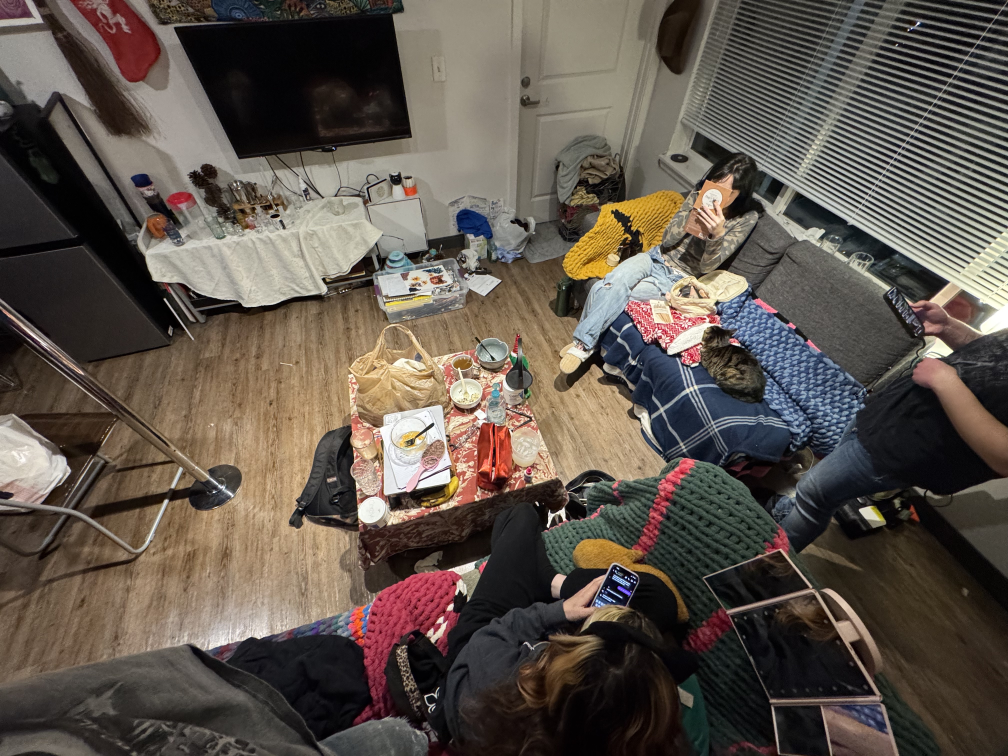
#> input picture cat.jpg, 4032 x 3024 px (shown at 1/4 size)
$ python setup_roi.py cat.jpg
#> lines starting #> are read from the running program, lines starting #| are printed output that depends on the picture
"""
Interactive ROI (Region of Interest) Setup Tool

Run this script to visually define the food detection zone on your camera view.
The ROI coordinates will be saved and can be used with the detector.
"""

import cv2
import numpy as np
import sys
import json

# Fix Jupyter kernel args
if any('ipykernel' in arg for arg in sys.argv):
    sys.argv = [sys.argv[0]]

# Global variables for mouse callback
drawing = False
start_point = None
end_point = None
roi_rect = None


def draw_rectangle(event, x, y, flags, param):
    """Mouse callback for drawing ROI rectangle."""
    global drawing, start_point, end_point, roi_rect

    if event == cv2.EVENT_LBUTTONDOWN:
        drawing = True
        start_point = (x, y)
        end_point = (x, y)

    elif event == cv2.EVENT_MOUSEMOVE:
        if drawing:
            end_point = (x, y)

    elif event == cv2.EVENT_LBUTTONUP:
        drawing = False
        end_point = (x, y)
        # Calculate final rectangle
        x1 = min(start_point[0], end_point[0])
        y1 = min(start_point[1], end_point[1])
        x2 = max(start_point[0], end_point[0])
        y2 = max(start_point[1], end_point[1])
        roi_rect = (x1, y1, x2, y2)


def setup_roi(image_path, output_file='roi_config.json', allow_multiple=True):
    """
    Interactive ROI setup - supports multiple ROI zones.

    Args:
        image_path: Path to sample image from your camera
        output_file: Where to save ROI configuration
        allow_multiple: If True, allows drawing multiple ROI zones

    Returns:
        List of normalized ROI coordinates [(x1, y1, x2, y2), ...]
    """
#> called with image_path = 'cat.jpg', output_file = 'roi_config.json', allow_multiple = True
    global drawing, start_point, end_point, roi_rect

    saved_rois = []  # Store all saved ROIs

    # Load image
    original_img = cv2.imread(image_path)
#> original_img is the input picture: shape (3024, 4032, 3); mean B, G, R 76.1, 84.7, 94.2
    if original_img is None:
        raise ValueError(f"Could not load image: {image_path}")

    height, width = original_img.shape[:2]
#> height = 3024; width = 4032

    # Scale image to fit screen if needed
    max_display_size = 1200
    scale_factor = 1.0

    if width > max_display_size or height > max_display_size:
        scale_factor = min(max_display_size / width, max_display_size / height)
#> scale_factor = 0.298
        display_width = int(width * scale_factor)
#> display_width = 1200
        display_height = int(height * scale_factor)
#> display_height = 900
        display_img = cv2.resize(original_img, (display_width, display_height))
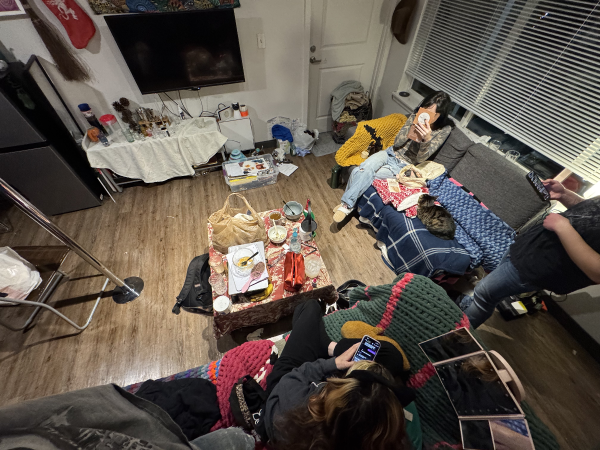
#> display_img: shape (900, 1200, 3) (shown at 1/2 size); mean B, G, R 75.9, 84.6, 94.1
        print(f"Image scaled by {scale_factor:.2f}x for display ({width}x{height} -> {display_width}x{display_height})")
#| Image scaled by 0.30x for display (4032x3024 -> 1200x900)
    else:
        display_img = original_img.copy()

    display_height, display_width = display_img.shape[:2]

    # Create window
    window_name = 'ROI Setup - Draw rectangle, SPACE to save, R to reset, ESC to cancel'
    cv2.namedWindow(window_name, cv2.WINDOW_AUTOSIZE)
    cv2.setMouseCallback(window_name, draw_rectangle)

    print("\n" + "="*70)
    print("MULTI-ROI SETUP TOOL")
    print("="*70)
    print(f"\nImage size: {width}x{height}")
#| Image size: 4032x3024
    print(f"Display size: {display_width}x{display_height}")
#| Display size: 1200x900
    print(f"Multiple ROIs: {'Enabled' if allow_multiple else 'Disabled'}")
    print("\nInstructions:")
    print("  1. Click and drag to draw a rectangle around a food/table area")
    print("  2. Press SPACE to save this ROI")
    if allow_multiple:
        print("  3. Draw another ROI and press SPACE again (repeat as needed)")
        print("  4. Press ENTER when done with all ROIs")
    else:
        print("  3. ROI will be saved and tool will close")
    print("  R - Reset current ROI and redraw")
    print("  ESC - Cancel and quit")
    print("\nROI zones define high-sensitivity areas for food detection.")
    print("Boxes/bags only count as food when inside an ROI!")
    print("Cats are detected anywhere in the image.")
    print("="*70 + "\n")

    while True:
        # Create display image
        img_display = display_img.copy()

        # Draw all saved ROIs
        for idx, saved_roi in enumerate(saved_rois):
            x1, y1, x2, y2 = saved_roi
            # Scale to display coordinates
            disp_x1 = int(x1 * scale_factor)
            disp_y1 = int(y1 * scale_factor)
            disp_x2 = int(x2 * scale_factor)
            disp_y2 = int(y2 * scale_factor)

            cv2.rectangle(img_display, (disp_x1, disp_y1), (disp_x2, disp_y2), (0, 200, 0), 2)
            cv2.putText(img_display, f'ROI {idx+1}', (disp_x1 + 5, disp_y1 + 25),
                       cv2.FONT_HERSHEY_SIMPLEX, 0.6, (0, 200, 0), 2)

        # Draw current rectangle if being drawn or completed
        if start_point and end_point:
            cv2.rectangle(img_display, start_point, end_point, (0, 255, 0), 3)

            # Add label
            label_pos = (start_point[0] + 5, start_point[1] + 25)
            cv2.putText(img_display, 'Current ROI', label_pos,
                       cv2.FONT_HERSHEY_SIMPLEX, 0.7, (0, 255, 0), 2)

            # Show dimensions
            if roi_rect:
                x1, y1, x2, y2 = roi_rect
                rect_width = x2 - x1
                rect_height = y2 - y1
                dim_text = f"{rect_width}x{rect_height}px"
                cv2.putText(img_display, dim_text, (x1, y2 + 20),
                           cv2.FONT_HERSHEY_SIMPLEX, 0.5, (0, 255, 0), 1)

        # Show count at top
        if saved_rois:
            cv2.putText(img_display, f'Saved ROIs: {len(saved_rois)}', (10, 30),
                       cv2.FONT_HERSHEY_SIMPLEX, 0.8, (255, 255, 255), 2)

        cv2.imshow(window_name, img_display)
        key = cv2.waitKey(1) & 0xFF
#> (key Esc is pressed here)

        if key == 27:  # ESC
            print("Cancelled")
            cv2.destroyAllWindows()
            return None

        elif key == ord('r') or key == ord('R'):  # Reset
            start_point = None
            end_point = None
            roi_rect = None
            drawing = False
            print("Reset - draw new ROI")

        elif key == ord(' '):  # SPACE - save current ROI
            if roi_rect:
                # Scale coordinates back to original image size
                x1, y1, x2, y2 = roi_rect

                # Convert display coordinates to original image coordinates
                orig_x1 = int(x1 / scale_factor)
                orig_y1 = int(y1 / scale_factor)
                orig_x2 = int(x2 / scale_factor)
                orig_y2 = int(y2 / scale_factor)

                roi_pixels = (orig_x1, orig_y1, orig_x2, orig_y2)
                saved_rois.append(roi_pixels)

                print(f"\n✓ ROI #{len(saved_rois)} saved!")
                print(f"  Pixel coords: {roi_pixels}")
                print(f"  Size: {orig_x2-orig_x1}x{orig_y2-orig_y1} pixels")

                # Reset for next ROI
                start_point = None
                end_point = None
                roi_rect = None

                if allow_multiple:
                    print("  Draw another ROI or press ENTER to finish")
                else:
                    # Single ROI mode - save and exit
                    key = 13  # Simulate ENTER press
            else:
                print("⚠ Draw an ROI rectangle first!")

        elif key == 13 or key == 10:  # ENTER - finish and save all ROIs
            if saved_rois:
                # Convert all to normalized coordinates
                norm_rois = []
                for roi_pixels in saved_rois:
                    orig_x1, orig_y1, orig_x2, orig_y2 = roi_pixels
                    norm_roi = (
                        orig_x1 / width,
                        orig_y1 / height,
                        orig_x2 / width,
                        orig_y2 / height
                    )
                    norm_rois.append(norm_roi)

                # Save to file
                config = {
                    'rois_normalized': norm_rois,
                    'rois_pixels': saved_rois,
                    'image_size': (width, height),
                    'count': len(saved_rois),
                    'description': f'{len(saved_rois)} food detection ROI zone(s) - boxes/bags only food when inside'
                }

                with open(output_file, 'w') as f:
                    json.dump(config, f, indent=2)

                print(f"\n✓ All ROIs saved to: {output_file}")
                print(f"  Total ROIs: {len(saved_rois)}")
                for idx, (roi_pix, roi_norm) in enumerate(zip(saved_rois, norm_rois)):
                    print(f"  ROI {idx+1}: {roi_pix} -> normalized {roi_norm}")

                print("\nTo use these ROIs in your detector:")
                print("  from efficientdet_detector import detect_objects_efficientdet")
                print("  import json")
                print(f"  with open('{output_file}') as f:")
                print("      rois = json.load(f)['rois_normalized']")
                print("  result, dets = detect_objects_efficientdet(")
                print("      'image.jpg',")
                print("      food_rois=rois,")
                print("      food_roi_threshold=0.25")
                print("  )")

                cv2.destroyAllWindows()
                return norm_rois
            else:
                print("⚠ No ROIs to save!")

    cv2.destroyAllWindows()
    return None


def load_roi_config(config_file='roi_config.json'):
    """Load ROI from saved config file."""
    try:
        with open(config_file, 'r') as f:
            config = json.load(f)
        return tuple(config['roi_normalized'])
    except FileNotFoundError:
        print(f"Config file {config_file} not found. Run setup_roi() first.")
        return None


if __name__ == '__main__':
    if len(sys.argv) < 2:
        print("Usage: python setup_roi.py <image_path>")
        print("Example: python setup_roi.py cat.jpg")
        sys.exit(1)

    image_path = sys.argv[1]
    roi = setup_roi(image_path)

    if roi:
        print("\n✓ ROI setup complete!")
    else:
        print("\n✗ ROI setup cancelled")
